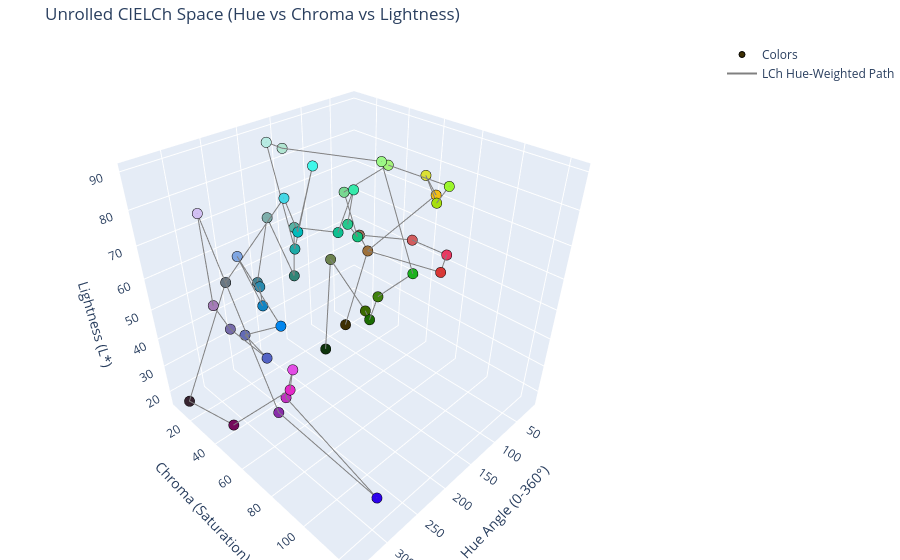

The notebook cell saved with this chart:
### Markdown cell above
## Visualize in 'Unrolled' CIELCh Space
Geometrically, CIELAB and CIELCh occupy the exact same 3D color space—LAB uses Cartesian coordinates (X,Y) while LCh uses Polar coordinates (Radius, Angle) to map the exact same points. 

However, we can "unroll" the cylinder into a rectangular graph where the axes explicitly represent Hue, Chroma, and Lightness as flat dimensions. This makes it very easy to see how the TSP algorithm prioritized staying within similar Hue bands (the X-axis) before jumping across to different colors!

### Code cell
import math

# Extract L, C, h values in the sorted order
sorted_L = []
sorted_C = []
sorted_h = []

for c in lch_sorted_colors:
    rgb_pixel = np.uint8([[[c['r'], c['g'], c['b']]]])
    lab_pixel = cv2.cvtColor(rgb_pixel, cv2.COLOR_RGB2LAB)[0][0]
    
    L_real = float(lab_pixel[0]) * 100.0 / 255.0
    a_real = float(lab_pixel[1]) - 128.0
    b_real = float(lab_pixel[2]) - 128.0
    
    C = math.sqrt(a_real**2 + b_real**2)
    h = math.degrees(math.atan2(b_real, a_real))
    if h < 0:
        h += 360
        
    sorted_L.append(L_real)
    sorted_C.append(C)
    sorted_h.append(h)

plot_3d_path(
    sorted_h, sorted_C, sorted_L, lch_sorted_colors,
    title='Unrolled CIELCh Space (Hue vs Chroma vs Lightness)',
    xaxis_title='Hue Angle (0-360°)', yaxis_title='Chroma (Saturation)', zaxis_title='Lightness (L*)',
    path_name='LCh Hue-Weighted Path'
)

### Figure 1 — Plotly figure (JSON) as saved in the notebook; plotly's stock layout.template omitted (floating-point values rounded to 4 significant figures)
{"data": [{"marker": {"color": ["#3e2f03", "#9d703a", "#9d6e5b", "#d25c5e", "#e93862", "#d83836", "#9d703a", "#f4bf13", "#dce134", "#a7df0e", "#9bf62c", "#a4f47a", "#79d892", "#15c17c", "#27c98e", "#36e9ab", "#0fc091", "#56b2a4", "#318476", "#7daeab", "#458191", "#2a8aae", "#1185c4", "#7fa6e2", "#0286ee", "#636bb5", "#5363c4", "#766baa", "#a47cb7", "#d2c0f3", "#892daa", "#2d02eb", "#c030c1", "#e24ce5", "#e528c8", "#750b5b", "#372431", "#697783", "#45d7e6", "#03bbbb", "#40f7ea", "#1da9a6", "#b7ebe3", "#b1e5d2", "#9cf886", "#1cb11f", "#40820e", "#1b6c03", "#3b6a02", "#6c824e", "#0d340b"], "line": {"color": "black", "width": 1}, "size": 6}, "mode": "markers", "name": "Colors", "type": "scatter3d", "x": [85.76, 71.57, 48.37, 25.08, 15.61, 32.59, 71.57, 85.71, 105.3, 118.0, 124.8, 132.0, 148.8, 156.8, 161.6, 162.8, 165.7, 181.8, 180, 193.2, 225, 240.9, 260.3, 273.4, 278.4, 293.0, 293.5, 300.7, 316.1, 304.8, 319.3, 307.1, 328.0, 326.8, 334.6, 339.8, 335.6, 249.4, 209.9, 196.1, 188.5, 194.4, 186.3, 168.7, 136.2, 137.4, 128.7, 133.7, 125.4, 124.7, 137.6], "y": [27.07, 37.95, 24.08, 51.89, 70.6, 72.4, 37.95, 80.22, 79.81, 89.47, 96.26, 68.68, 50.25, 60.93, 56.92, 60.73, 52.63, 31.02, 28, 17.46, 21.21, 30.89, 41.59, 34.06, 61.66, 43.46, 57.78, 37.22, 36.07, 28.02, 75.17, 124.2, 84.91, 89.59, 90.8, 52.2, 12.08, 8.544, 38.08, 39.56, 47.52, 36.14, 18.11, 20.4, 66.48, 85.63, 64.03, 60.83, 55.22, 31.62, 31.14], "z": [20.39, 50.98, 50.98, 54.12, 52.94, 49.02, 50.98, 80, 86.67, 82.35, 88.63, 89.02, 79.22, 69.41, 72.55, 83.14, 69.41, 67.06, 50.2, 67.84, 50.59, 53.73, 52.94, 67.45, 55.29, 47.84, 45.49, 48.63, 57.65, 80.78, 38.04, 30.98, 48.63, 58.82, 54.51, 26.27, 16.86, 49.41, 79.61, 69.02, 88.63, 62.75, 89.41, 87.06, 89.8, 63.14, 48.24, 39.61, 40, 51.37, 18.04]}, {"line": {"color": "gray", "width": 2}, "mode": "lines", "name": "LCh Hue-Weighted Path", "type": "scatter3d", "x": [85.76, 71.57, 48.37, 25.08, 15.61, 32.59, 71.57, 85.71, 105.3, 118.0, 124.8, 132.0, 148.8, 156.8, 161.6, 162.8, 165.7, 181.8, 180, 193.2, 225, 240.9, 260.3, 273.4, 278.4, 293.0, 293.5, 300.7, 316.1, 304.8, 319.3, 307.1, 328.0, 326.8, 334.6, 339.8, 335.6, 249.4, 209.9, 196.1, 188.5, 194.4, 186.3, 168.7, 136.2, 137.4, 128.7, 133.7, 125.4, 124.7, 137.6], "y": [27.07, 37.95, 24.08, 51.89, 70.6, 72.4, 37.95, 80.22, 79.81, 89.47, 96.26, 68.68, 50.25, 60.93, 56.92, 60.73, 52.63, 31.02, 28, 17.46, 21.21, 30.89, 41.59, 34.06, 61.66, 43.46, 57.78, 37.22, 36.07, 28.02, 75.17, 124.2, 84.91, 89.59, 90.8, 52.2, 12.08, 8.544, 38.08, 39.56, 47.52, 36.14, 18.11, 20.4, 66.48, 85.63, 64.03, 60.83, 55.22, 31.62, 31.14], "z": [20.39, 50.98, 50.98, 54.12, 52.94, 49.02, 50.98, 80, 86.67, 82.35, 88.63, 89.02, 79.22, 69.41, 72.55, 83.14, 69.41, 67.06, 50.2, 67.84, 50.59, 53.73, 52.94, 67.45, 55.29, 47.84, 45.49, 48.63, 57.65, 80.78, 38.04, 30.98, 48.63, 58.82, 54.51, 26.27, 16.86, 49.41, 79.61, 69.02, 88.63, 62.75, 89.41, 87.06, 89.8, 63.14, 48.24, 39.61, 40, 51.37, 18.04]}], "layout": {"margin": {"b": 0, "l": 0, "r": 0, "t": 40}, "scene": {"xaxis": {"title": {"text": "Hue Angle (0-360°)"}}, "yaxis": {"title": {"text": "Chroma (Saturation)"}}, "zaxis": {"title": {"text": "Lightness (L*)"}}}, "title": {"text": "Unrolled CIELCh Space (Hue vs Chroma vs Lightness)"}}}
